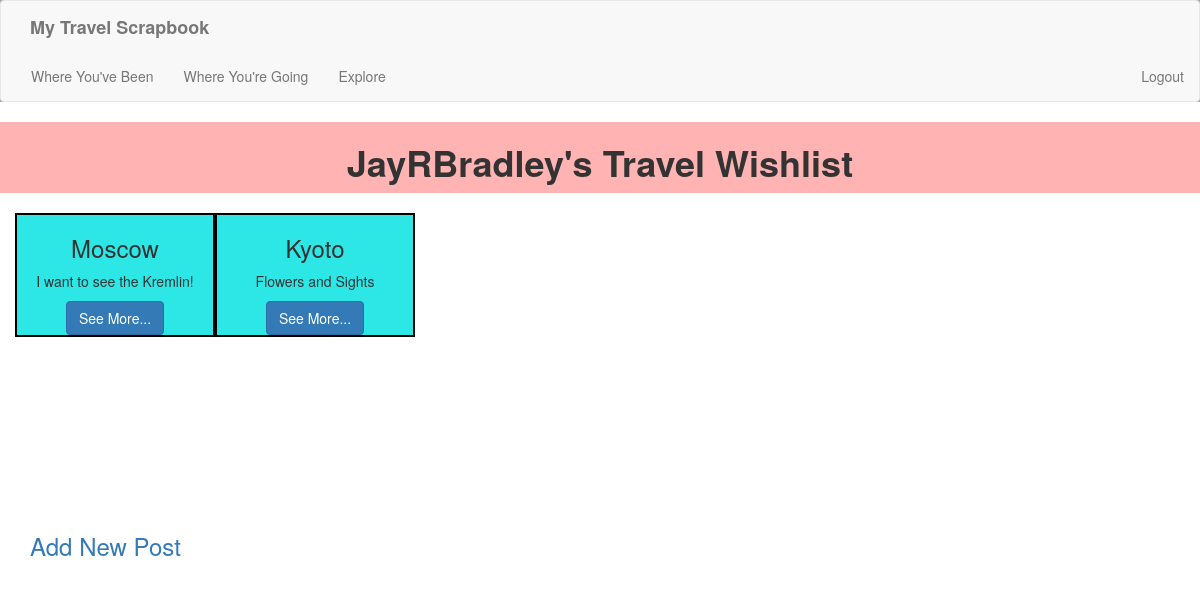
/wishList (signed in), run on the app's committed database.
### app/models.py (models this page shows, shortened)
class User(UserMixin, db.Model):
    id = db.Column(db.Integer, primary_key=True)
    username = db.Column(db.String(64), index=True, unique=True)
    email = db.Column(db.String(120), index=True, unique=True)
    password_hash = db.Column(db.String(128))
    countryID = db.Column(db.Integer, db.ForeignKey('country.id'), nullable=False)
    post = db.relationship('Post', backref='User', lazy='dynamic')

class Post(db.Model):
    id = db.Column(db.Integer, primary_key=True)
    type = db.Column(db.String(64))
    blog = db.Column(db.String(64), index=True)
    StartDate = db.Column(db.DateTime())
    EndDate = db.Column(db.DateTime())
    cityID = db.Column(db.Integer, db.ForeignKey('city.id'), nullable=False)
    userID = db.Column(db.Integer, db.ForeignKey('user.id'), nullable=False)

class City(db.Model):
    id = db.Column(db.Integer, primary_key=True)
    countryID = db.Column(db.Integer, db.ForeignKey("country.id"))
    name = db.Column(db.String(64), index=True)
    post = db.relationship("Post", backref="City", lazy="dynamic")

### app/routes.py (the view)
@app.route('/wishList', methods=['GET', 'POST'])
@login_required
def wishList():
    posts = Post.query.filter_by(type=2, userID=current_user.id)
    return render_template('wishList.html', title='Wish List', user=current_user, post=posts)

### app/models.py (called while the page is built)
@login.user_loader
def load_user(id):
    return User.query.get(int(id))

### app/templates/wishList.html
{% extends "base.html" %}
{% import 'bootstrap/wtf.html' as wtf %}
{% block content %}
<section style="background:#ffb3b3">
    <div class="container-fluid">
        <div class="row">
            <div class="col-12">
                <h1 class="text-center"><b>{{user.username}}'s Travel Wishlist</b></h1>
            </div>
        </div>
    </div>
</section>
<br>
<div class="container-fluid">
    <div class="row">
        <div class="col-sm-4 col-lg-12">
            <div class="card">
                {% for posts in post %}
                <div class="card" style="width:200px;height:300px;float:left;">
                    <div class="card-body table-bordered text-center container-fluid" style="background-color:#2de7e7;border-width:2px;border-color:black"">
                        <h3 class="card-title text-center">{{posts.City.name}}</h3>
                        <p class="card-text text-center">{{posts.blog}}</p>
                        <a href="wishPost/{{posts.id}}" class="btn btn-primary">See More...</a></span>
                    </div>
                </div>
                {% endfor %}
            </div>
        </div>
    </div>
</div>
<div class="container">
    <div class="row">
        <div class="col-sm-4">
            <h3><a href="/wishNew">Add New Post</a></h3>
        </div>
    </div>
</div>
{% endblock %}

### data on the page
User: username "JayRBradley"
Post: City.name "Moscow", blog "I want to see the Kremlin!"
Post: City.name "Kyoto", blog "Flowers and Sights"
